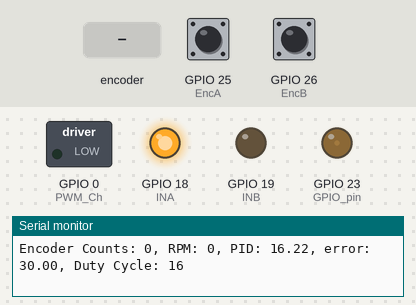
The sketch below on a simulated ESP32. On the bench: switched loads named in the sketch (green lamp = pin HIGH), output pins drawn as LEDs (lit = HIGH), the last lines printed to the serial monitor. The test bench sets the inputs (shaded band); at power-on: GPIO 25 (EncA) HIGH, GPIO 26 (EncB) HIGH.

Above: at 1.2 s.
1.3 s: rotary encoder on GPIO 25 (EncA) / GPIO 26 (EncB) turned 1 step (first pin leading)
4.5 s: rotary encoder on GPIO 25 (EncA) / GPIO 26 (EncB) turned 1 step (first pin leading)
At 6.77 s:
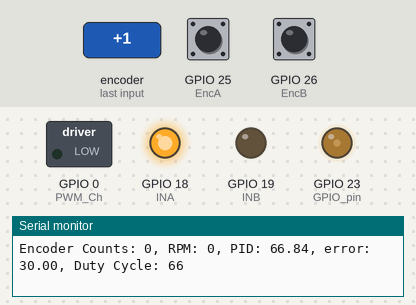
At 13.98 s:
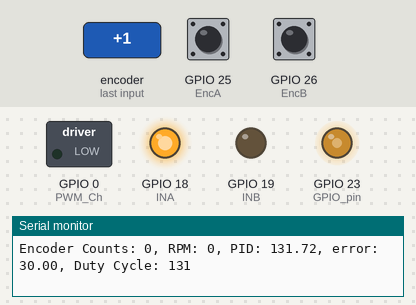
Timing chart, 0 to 15.4 s (numbered marks = the images above; inputs shaded):
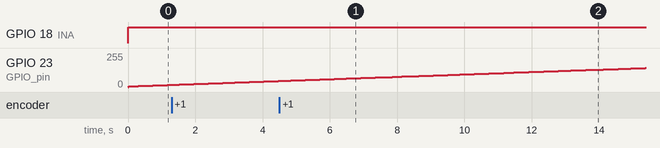

The sketch:

PIDMotorESP32_Gembul.ino
```cpp
// Pin Encoder dan Motor
const int EncA = 25;
const int EncB = 26;
const int INA = 18;
const int INB = 19;
const int GPIO_pin = 23;

// Setting PWM ESP32
const int PWM_Freq = 5000;
const int PWM_Res = 8;
const int PWM_Ch = 0;
int dutyCycle = 0;

// Setting PID
double error = 0;
double prevError = 0;
double integral = 0;
double derivative = 0;
double pid;

const float Kp = 0.2; // Parameter Kp
const float Ki = 0.0003;   // Parameter Ki
const float Kd = 0.002;   // Parameter Kd

double currTime;
double deltaTime;
double prevTime;
double p;
double i;
double d;

int rpm;
int targetRPM = 30;

// Variabel Baca Encoder
volatile int encoderCounts = 0;
volatile int lastChannelAState = LOW;

void setup() {
  Serial.begin(9600);
  pinMode(EncA, INPUT_PULLUP);
  pinMode(EncB, INPUT_PULLUP);
  pinMode(PWM_Ch, OUTPUT);
  pinMode(INA, OUTPUT);
  pinMode(INB, OUTPUT);
  attachInterrupt(digitalPinToInterrupt(EncA), encoderISR, CHANGE);

  // Setup PWM ESP32
  ledcAttachPin(GPIO_pin, PWM_Ch);
  ledcSetup(PWM_Ch, PWM_Freq, PWM_Res);
}

void loop() {
  rpm = static_cast<int>((double)encoderCounts / 270.0 * 60.0 * 10.0);
  PID();

  // Print additional debugging information
  Serial.print("Encoder Counts: ");
  Serial.print(encoderCounts);
  encoderCounts = 0;  // Move this line after calculating rpm
  Serial.print(", RPM: ");
  Serial.print(rpm);
  // delay(10);

  digitalWrite(INA, HIGH);
  digitalWrite(INB, LOW);
  ledcWrite(PWM_Ch, dutyCycle);

  Serial.print(", PID: ");
  Serial.print(pid);
  Serial.print(", error: ");
  Serial.print(error);
  Serial.print(", Duty Cycle: ");
  Serial.println(dutyCycle);
}

void PID() {
  currTime = millis();
  deltaTime = (double)(currTime - prevTime);
  error = targetRPM - rpm;
  integral += error * deltaTime;
  derivative = (error - prevError) / deltaTime;
  prevError = error;
  prevTime = currTime;

  p = Kp * error;
  i = Ki * integral;
  d = Kd * derivative;

  // Introduce saturation limits
  pid = p + i + d;
//  if (pid > 50){
//    pid=50;
//  }
//  else if (pid <-50){
//    pid= -50;
//  }
  dutyCycle = constrain(dutyCycle =+ pid, 0, 255);
}

void encoderISR() {
  int channelAState = digitalRead(EncA);  // Use EncA instead of 25
  int channelBState = digitalRead(EncB);  // Use EncB instead of 26

  if (channelAState != lastChannelAState) {
    if (channelBState == channelAState) {
      encoderCounts++;
    } else {
      encoderCounts--;
    }
  }
  lastChannelAState = channelAState;  // Update lastChannelAState
}
```
